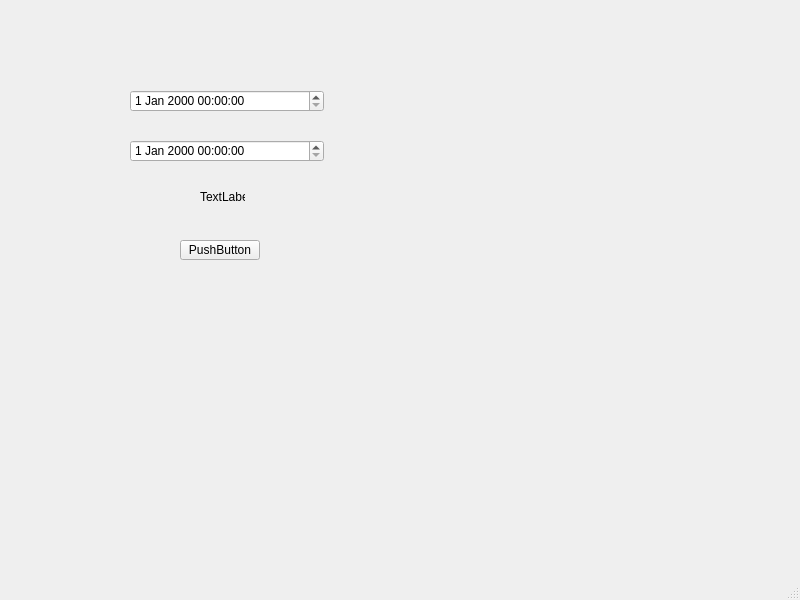
<?xml version="1.0" encoding="UTF-8"?>
<ui version="4.0">
 <class>get_task_range</class>
 <widget class="QMainWindow" name="get_task_range">
  <property name="geometry">
   <rect>
    <x>0</x>
    <y>0</y>
    <width>800</width>
    <height>600</height>
   </rect>
  </property>
  <property name="windowTitle">
   <string>MainWindow</string>
  </property>
  <widget class="QWidget" name="centralwidget">
   <widget class="QDateTimeEdit" name="min_timeEdit">
    <property name="geometry">
     <rect>
      <x>130</x>
      <y>90</y>
      <width>194</width>
      <height>22</height>
     </rect>
    </property>
   </widget>
   <widget class="QDateTimeEdit" name="max_timeEdit">
    <property name="geometry">
     <rect>
      <x>130</x>
      <y>140</y>
      <width>194</width>
      <height>22</height>
     </rect>
    </property>
   </widget>
   <widget class="QPushButton" name="OK_button">
    <property name="geometry">
     <rect>
      <x>180</x>
      <y>240</y>
      <width>80</width>
      <height>20</height>
     </rect>
    </property>
    <property name="text">
     <string>PushButton</string>
    </property>
   </widget>
   <widget class="QLabel" name="error_range_warning">
    <property name="geometry">
     <rect>
      <x>200</x>
      <y>190</y>
      <width>45</width>
      <height>13</height>
     </rect>
    </property>
    <property name="text">
     <string>TextLabel</string>
    </property>
   </widget>
  </widget>
  <widget class="QMenuBar" name="menubar">
   <property name="geometry">
    <rect>
     <x>0</x>
     <y>0</y>
     <width>800</width>
     <height>18</height>
    </rect>
   </property>
  </widget>
  <widget class="QStatusBar" name="statusbar"/>
 </widget>
 <resources/>
 <connections/>
</ui>
